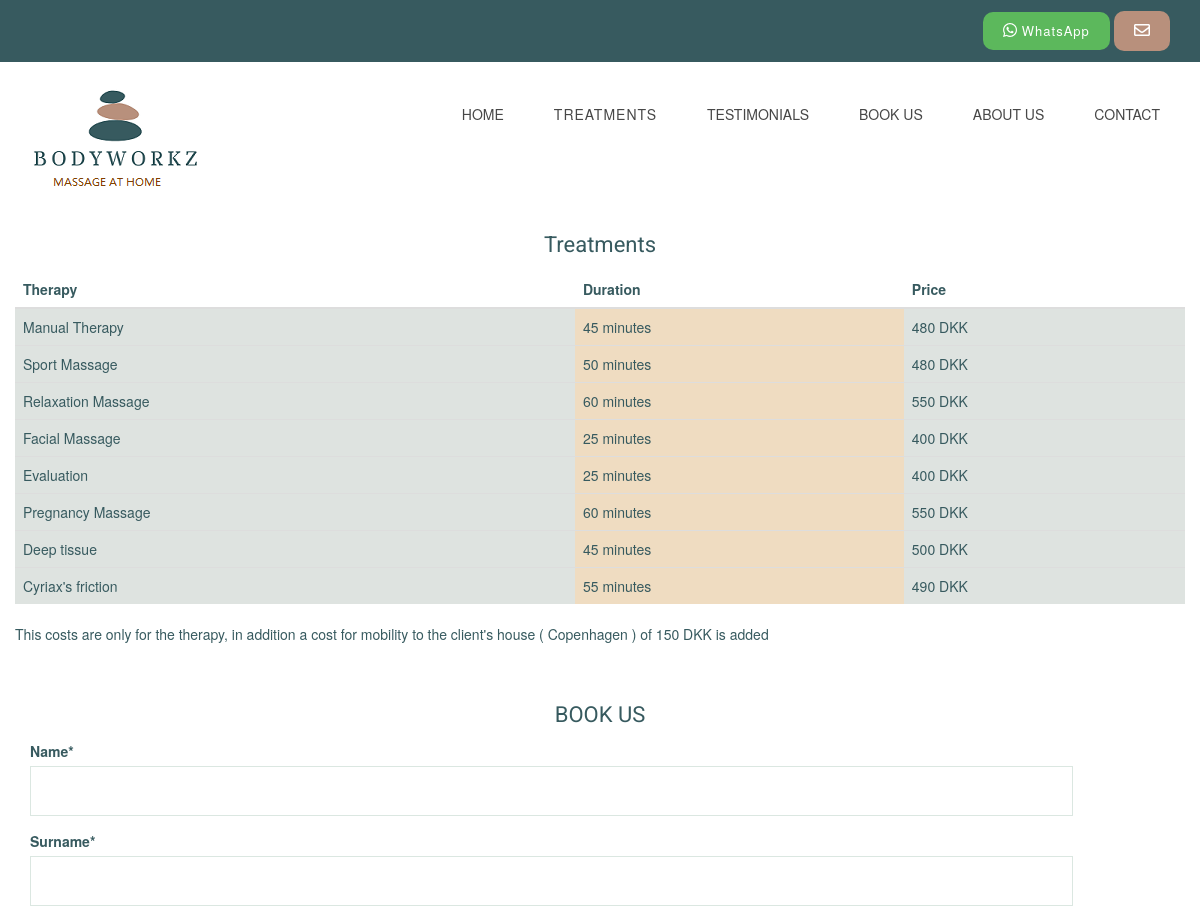
/appointment/ (upper part), run on an earlier commit of the app's database.
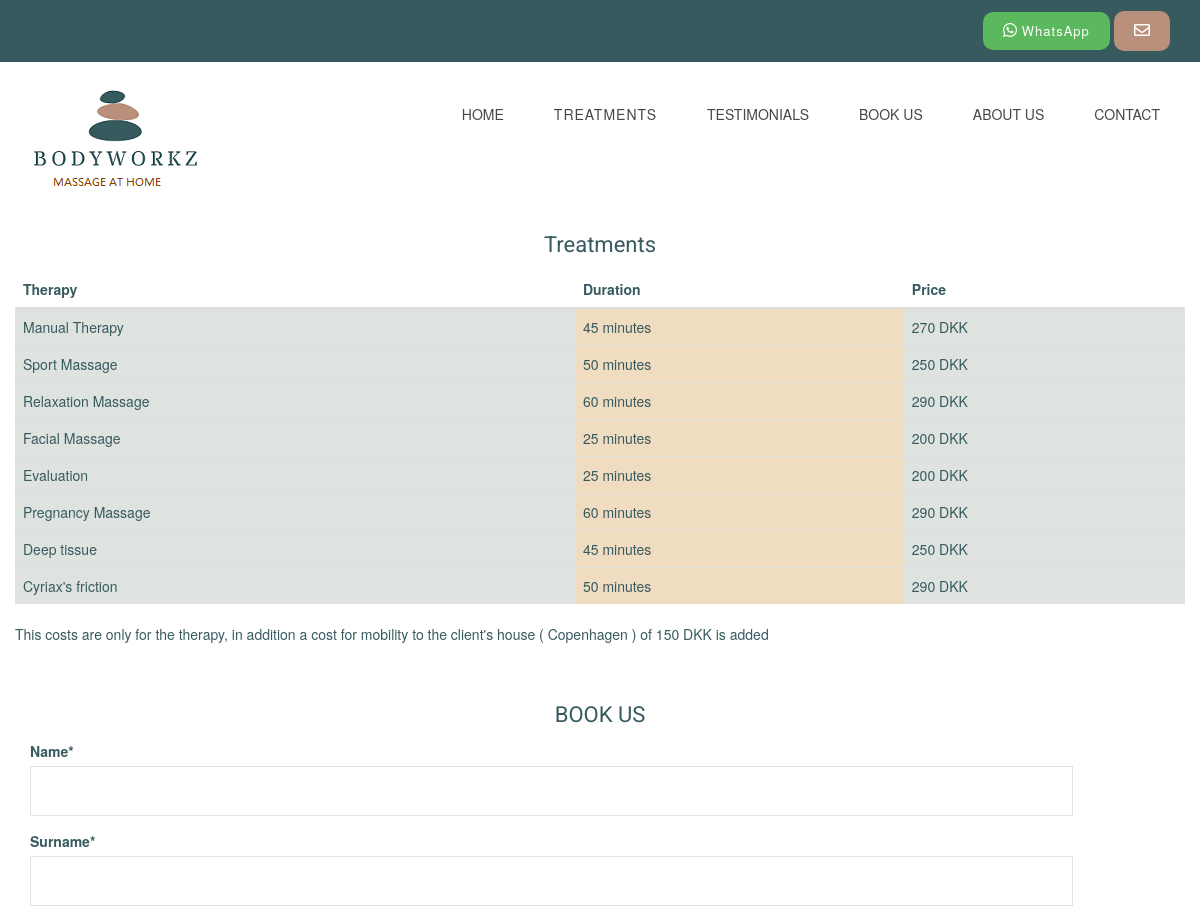
And on a later commit of the database.
### MainApp/models.py (models this page shows)
class Therapy(models.Model):
    name = models.CharField(max_length=255 , verbose_name = "Nombre")
    image = models.ImageField(verbose_name="Foto", blank=True, null=True, upload_to="Images")
    short_description = models.CharField(max_length=150, verbose_name="Descripcion corta", blank=True, null=True,default="Massage")
    description = models.TextField()
    therapist = models.ManyToManyField(Therapist, verbose_name= "Terapeuta")
    duration = models.CharField(max_length=200, verbose_name = "Duracion", default="--")
    price = models.IntegerField(verbose_name="Precio",blank=True, null=True)
    class Meta:
            verbose_name="Terapia"
            verbose_name_plural="Terapias"
    def __str__(self):
        return str(self.name)

### MainApp/views.py (the view, shortened to what this page needs)
# urls.py: path('appointment/', views.CreateAppointment.as_view(),name="appointment"),
class CreateAppointment(ListView, FormMixin):
    model = Therapy
    template_name = 'appointment_form.html'
    form_class = AppointmentForm
    fiels = ['__all__']
    success_url = reverse_lazy('appointment_done')
    context_object_name = "therapy"
    def get_context_data(self,**kwargs):
        context = super().get_context_data(**kwargs)
        context['form'] = AppointmentForm
        return context

### MainApp/templates/appointment_form.html (shortened to what this page needs)
{% extends 'base.html' %} {% load crispy_forms_tags %} {% block content %}
<div class="container ">
    <h2 align="center">Treatments</h2>
    <div class="row">
        <div class="table-responsive-sm">
            <table class="table table-dark">
                <thead class=" thead-dark ">
                    <tr>
                        <th scope=" col ">Therapy </th>
                        <th scope="col ">Duration</th>
                        <th scope="col ">Price</th>
                    </tr>
                </thead>
                <tbody>
                    {% for terapia in therapy %}
                    <tr>
                        <td class="table-1">
                            <a href="{% url 'article' terapia.id %} " class="tag"> {{terapia.name}}</a>
                        </td>
                        <td class="table-2"> {{terapia.duration}} minutes
                        </td>
                        <td class="table-3">  {{terapia.price}} DKK
                        </td>
                    </tr>
                    {% endfor %}
                </tbody>
            </table>
             <p>This costs are only for the therapy, in addition a cost for mobility to the client's house ( Copenhagen )  of 150 DKK is added</p>
        </div>
        <br>
        <form action="" method="POST">
            <h2 align="center ">BOOK US </h2>
            <div class="form-row ">
                <div class="form-group col-md-11 mb-0 ">
                    {{ form|crispy }}
                </div>
            </div>
        </form>
    </div>
</div>
<br>
{% endblock %}

What changed in the data, as far as the page shows it:
changed Therapy "Manual Therapy": price "480" → "270"
changed Therapy "Sport Massage": price "480" → "250"
changed Therapy "Relaxation Massage": price "550" → "290"
changed Therapy "Facial Massage": price "400" → "200"
changed Therapy "Evaluation": price "400" → "200"
changed Therapy "Pregnancy Massage": price "550" → "290"
changed Therapy "Deep tissue": price "500" → "250"
changed Therapy "Cyriax's friction": duration "55" → "50"; price "490" → "290"
